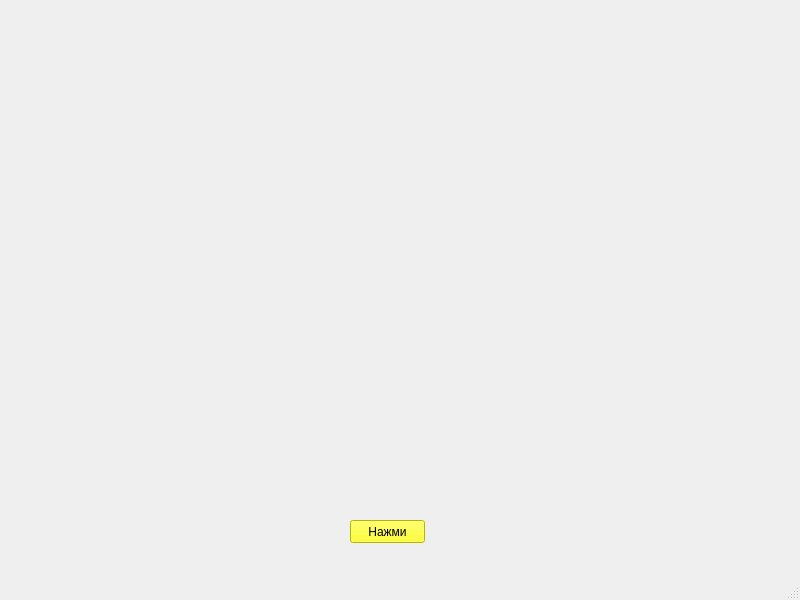
<?xml version="1.0" encoding="UTF-8"?>
<ui version="4.0">
 <class>MainWindow</class>
 <widget class="QMainWindow" name="MainWindow">
  <property name="geometry">
   <rect>
    <x>0</x>
    <y>0</y>
    <width>800</width>
    <height>600</height>
   </rect>
  </property>
  <property name="windowTitle">
   <string>Желтый круг</string>
  </property>
  <widget class="QWidget" name="centralwidget">
   <widget class="QPushButton" name="btn">
    <property name="geometry">
     <rect>
      <x>350</x>
      <y>520</y>
      <width>75</width>
      <height>23</height>
     </rect>
    </property>
    <property name="styleSheet">
     <string notr="true">background-color: rgb(255, 255, 0);</string>
    </property>
    <property name="text">
     <string>Нажми</string>
    </property>
   </widget>
  </widget>
  <widget class="QMenuBar" name="menubar">
   <property name="geometry">
    <rect>
     <x>0</x>
     <y>0</y>
     <width>800</width>
     <height>21</height>
    </rect>
   </property>
  </widget>
  <widget class="QStatusBar" name="statusbar"/>
 </widget>
 <resources/>
 <connections/>
</ui>
